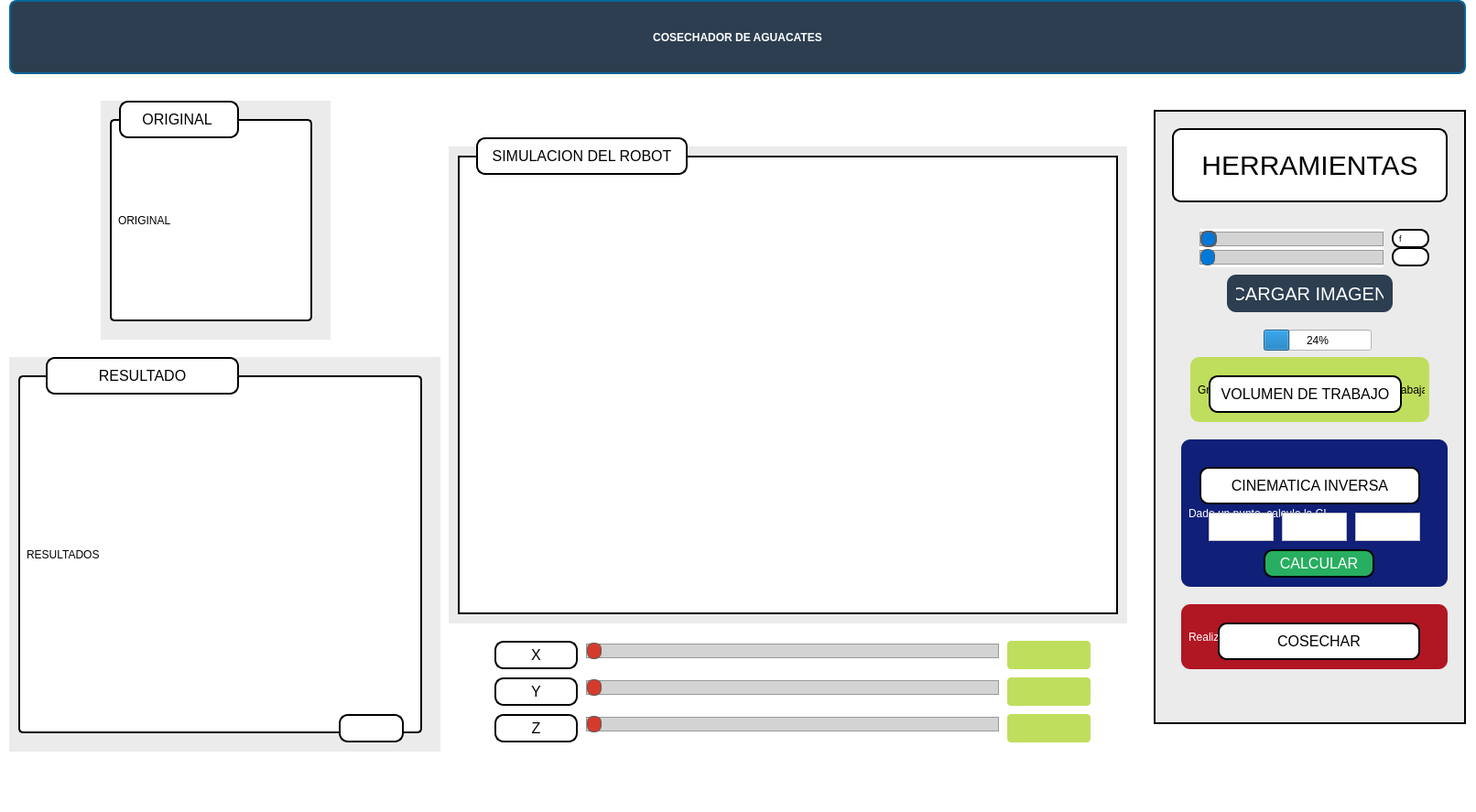
<?xml version="1.0" encoding="UTF-8"?>
<ui version="4.0">
 <class>MainWindow</class>
 <widget class="QMainWindow" name="MainWindow">
  <property name="geometry">
   <rect>
    <x>0</x>
    <y>0</y>
    <width>1612</width>
    <height>887</height>
   </rect>
  </property>
  <property name="windowTitle">
   <string>MainWindow</string>
  </property>
  <property name="styleSheet">
   <string notr="true">background-color: rgb(255, 255, 255);</string>
  </property>
  <widget class="QWidget" name="centralwidget">
   <widget class="QSlider" name="SLIDER_color_1">
    <property name="geometry">
     <rect>
      <x>1310</x>
      <y>250</y>
      <width>201</width>
      <height>22</height>
     </rect>
    </property>
    <property name="styleSheet">
     <string notr="true">QSlider::groove:horizontal {
    border: 1px solid #999999;
    height: 14px;
    background: #d3d3d3;
    margin: 2px 0;
}

QSlider::handle:horizontal {
    background: #0078d7;
    border: 2px solid #5c5c5c;
    width: 14px;
    margin: -2px 0;
    border-radius: 7px;
}</string>
    </property>
    <property name="orientation">
     <enum>Qt::Horizontal</enum>
    </property>
   </widget>
   <widget class="QSlider" name="SLIDER_color_2">
    <property name="geometry">
     <rect>
      <x>1310</x>
      <y>270</y>
      <width>201</width>
      <height>22</height>
     </rect>
    </property>
    <property name="styleSheet">
     <string notr="true">QSlider::groove:horizontal {
    border: 1px solid #999999;
    height: 14px;
    background: #d3d3d3;
    margin: 2px 0;
}

QSlider::handle:horizontal {
    background: #0078d7;
    border: 1px solid #5c5c5c;
    width: 14px;
    margin: -2px 0;
    border-radius: 7px;
}</string>
    </property>
    <property name="orientation">
     <enum>Qt::Horizontal</enum>
    </property>
   </widget>
   <widget class="QPushButton" name="CARGA">
    <property name="geometry">
     <rect>
      <x>1340</x>
      <y>300</y>
      <width>181</width>
      <height>41</height>
     </rect>
    </property>
    <property name="styleSheet">
     <string notr="true">QPushButton {
    background-color: #2c3e50; /* Color de fondo */
    color: white; /* Color del texto */
    font-size: 20px; /* Tamaño de letra */
    border-radius: 10px; /* Bordes redondeados */
    padding: 10px;
}

QPushButton:hover {
    background-color: #2980b9; /* Color al pasar el mouse */
}
</string>
    </property>
    <property name="text">
     <string>CARGAR IMAGEN</string>
    </property>
   </widget>
   <widget class="QLabel" name="ORIGINAL">
    <property name="geometry">
     <rect>
      <x>120</x>
      <y>130</y>
      <width>221</width>
      <height>221</height>
     </rect>
    </property>
    <property name="styleSheet">
     <string notr="true">QLabel {
    border: 2px solid black;
    border-radius: 5px;       /* opcional: bordes redondeados */
    background-color: white; /* opcional: color de fondo */
    padding: 4px;              /* opcional: espacio interno */
}
</string>
    </property>
    <property name="text">
     <string>ORIGINAL</string>
    </property>
    <property name="scaledContents">
     <bool>true</bool>
    </property>
   </widget>
   <widget class="QLabel" name="RESULTADOS">
    <property name="geometry">
     <rect>
      <x>20</x>
      <y>410</y>
      <width>441</width>
      <height>391</height>
     </rect>
    </property>
    <property name="styleSheet">
     <string notr="true">QLabel {
    border: 2px solid black;
    border-radius: 5px;       /* opcional: bordes redondeados */
    background-color: white; /* opcional: color de fondo */
    padding: 4px;              /* opcional: espacio interno */
}
</string>
    </property>
    <property name="text">
     <string>RESULTADOS</string>
    </property>
    <property name="scaledContents">
     <bool>true</bool>
    </property>
   </widget>
   <widget class="QLabel" name="LABEL1">
    <property name="geometry">
     <rect>
      <x>1520</x>
      <y>250</y>
      <width>41</width>
      <height>21</height>
     </rect>
    </property>
    <property name="styleSheet">
     <string notr="true">QLabel {
    border: 2px solid black;
    font-size: 9px; 
    border-radius: 10px;       /* opcional: bordes redondeados */
    background-color: rgb(255, 255, 255);
    padding: 4px;              /* opcional: espacio interno */
}
</string>
    </property>
    <property name="text">
     <string>f</string>
    </property>
   </widget>
   <widget class="QLabel" name="LABEL2">
    <property name="geometry">
     <rect>
      <x>1520</x>
      <y>270</y>
      <width>41</width>
      <height>21</height>
     </rect>
    </property>
    <property name="styleSheet">
     <string notr="true">QLabel {
    border: 2px solid black;
    font-size: 9px; 
    border-radius: 10px;       /* opcional: bordes redondeados */
    background-color: rgb(255, 255, 255);
    padding: 4px;              /* opcional: espacio interno */
}
</string>
    </property>
    <property name="text">
     <string/>
    </property>
   </widget>
   <widget class="QLabel" name="L_CONTADOR">
    <property name="geometry">
     <rect>
      <x>370</x>
      <y>780</y>
      <width>71</width>
      <height>31</height>
     </rect>
    </property>
    <property name="styleSheet">
     <string notr="true">QLabel {
    border: 2px solid black;
    font-size: 16px; 
    border-radius: 10px;       /* opcional: bordes redondeados */
    background-color: rgb(255, 255, 255);
    padding: 4px;              /* opcional: espacio interno */
}
</string>
    </property>
    <property name="text">
     <string/>
    </property>
   </widget>
   <widget class="QLabel" name="label">
    <property name="geometry">
     <rect>
      <x>10</x>
      <y>0</y>
      <width>1591</width>
      <height>81</height>
     </rect>
    </property>
    <property name="styleSheet">
     <string notr="true">QLabel {
	font: 87 36pt &quot;Segoe UI Black&quot;;
        color: rgb(255, 255, 255);
        
        font-weight: bold;            /* Negritas */
        background-color: #2c3e50; 
        padding: 10px;                /* Espaciado interno */
        border-radius: 8px;           /* Bordes redondeados */
        border: 2px solid #066699;    /* Línea dorada elegante */
    }</string>
    </property>
    <property name="frameShadow">
     <enum>QFrame::Plain</enum>
    </property>
    <property name="text">
     <string>COSECHADOR DE AGUACATES</string>
    </property>
    <property name="textFormat">
     <enum>Qt::AutoText</enum>
    </property>
    <property name="alignment">
     <set>Qt::AlignCenter</set>
    </property>
   </widget>
   <widget class="QLabel" name="label_2">
    <property name="geometry">
     <rect>
      <x>110</x>
      <y>110</y>
      <width>251</width>
      <height>261</height>
     </rect>
    </property>
    <property name="styleSheet">
     <string notr="true">background-color: rgb(235, 235, 235);</string>
    </property>
    <property name="text">
     <string/>
    </property>
   </widget>
   <widget class="QLabel" name="label_3">
    <property name="geometry">
     <rect>
      <x>130</x>
      <y>110</y>
      <width>131</width>
      <height>41</height>
     </rect>
    </property>
    <property name="styleSheet">
     <string notr="true">QLabel {
    border: 2px solid black;
    font-size: 16px; 
    border-radius: 10px;       /* opcional: bordes redondeados */
    background-color: rgb(255, 255, 255);
    padding: 4px;              /* opcional: espacio interno */
}

</string>
    </property>
    <property name="text">
     <string>ORIGINAL </string>
    </property>
    <property name="alignment">
     <set>Qt::AlignCenter</set>
    </property>
   </widget>
   <widget class="QLabel" name="label_6">
    <property name="geometry">
     <rect>
      <x>50</x>
      <y>390</y>
      <width>211</width>
      <height>41</height>
     </rect>
    </property>
    <property name="styleSheet">
     <string notr="true">QLabel {
    border: 2px solid black;
    font-size: 16px; 
    border-radius: 10px;       /* opcional: bordes redondeados */
    background-color: rgb(255, 255, 255);
    padding: 4px;              /* opcional: espacio interno */
}

</string>
    </property>
    <property name="text">
     <string>RESULTADO</string>
    </property>
    <property name="alignment">
     <set>Qt::AlignCenter</set>
    </property>
   </widget>
   <widget class="QLabel" name="VS_7">
    <property name="geometry">
     <rect>
      <x>1300</x>
      <y>390</y>
      <width>261</width>
      <height>71</height>
     </rect>
    </property>
    <property name="styleSheet">
     <string notr="true">QLabel {
    background-color: #c0de5d;
    color: black; /* Color del texto */

	font: 75 6pt &quot;Consolas&quot;;
    border-radius: 10px; /* Bordes redondeados */
    padding: 5px;
    /* Alineación del texto (opcional) */
    qproperty-alignment: Top;
}

QLabel:hover {
    background-color: #99a66d; /* Color al pasar el mouse */
}</string>
    </property>
    <property name="text">
     <string>Grafica el area en el que el robot puede trabajar</string>
    </property>
    <property name="textFormat">
     <enum>Qt::AutoText</enum>
    </property>
   </widget>
   <widget class="QLabel" name="label_7">
    <property name="geometry">
     <rect>
      <x>540</x>
      <y>740</y>
      <width>91</width>
      <height>31</height>
     </rect>
    </property>
    <property name="styleSheet">
     <string notr="true">QLabel {
    border: 2px solid black;
    font-size: 16px; 
    border-radius: 10px;       /* opcional: bordes redondeados */
    background-color: rgb(255, 255, 255);
    padding: 4px;              /* opcional: espacio interno */
}

</string>
    </property>
    <property name="text">
     <string>Y</string>
    </property>
    <property name="alignment">
     <set>Qt::AlignCenter</set>
    </property>
   </widget>
   <widget class="QLabel" name="VS_3">
    <property name="geometry">
     <rect>
      <x>1100</x>
      <y>780</y>
      <width>91</width>
      <height>31</height>
     </rect>
    </property>
    <property name="styleSheet">
     <string notr="true">QLabel {
    background-color: #c0de5d;
    color: white; /* Color del texto */
	font: 11pt &quot;Consolas&quot;;
    border-radius: 4px; /* Bordes redondeados */
    padding: 5px;
    /* Alineación del texto (opcional) */
    qproperty-alignment: AlignCenter;
}

QLabel:hover {
    background-color: #99a66d; /* Color al pasar el mouse */
}</string>
    </property>
    <property name="text">
     <string/>
    </property>
   </widget>
   <widget class="QLabel" name="label_5">
    <property name="geometry">
     <rect>
      <x>520</x>
      <y>150</y>
      <width>231</width>
      <height>41</height>
     </rect>
    </property>
    <property name="styleSheet">
     <string notr="true">QLabel {
    border: 2px solid black;
    font-size: 16px; 
    border-radius: 10px;       /* opcional: bordes redondeados */
    background-color: rgb(255, 255, 255);
    padding: 4px;              /* opcional: espacio interno */
}

</string>
    </property>
    <property name="text">
     <string>SIMULACION DEL ROBOT</string>
    </property>
    <property name="alignment">
     <set>Qt::AlignCenter</set>
    </property>
   </widget>
   <widget class="QSlider" name="SLIDER_1">
    <property name="geometry">
     <rect>
      <x>640</x>
      <y>700</y>
      <width>451</width>
      <height>22</height>
     </rect>
    </property>
    <property name="styleSheet">
     <string notr="true">QSlider::groove:horizontal {
    border: 1px solid #999999;
    height: 14px;
    background: #d3d3d3;
    margin: 2px 0;
}

QSlider::handle:horizontal {
    background: #d43b2d;
    border: 1px solid #5c5c5c;
    width: 14px;
    margin: -2px 0;
    border-radius: 7px;
}</string>
    </property>
    <property name="maximum">
     <number>90</number>
    </property>
    <property name="orientation">
     <enum>Qt::Horizontal</enum>
    </property>
   </widget>
   <widget class="QTextEdit" name="TE_X">
    <property name="geometry">
     <rect>
      <x>1320</x>
      <y>560</y>
      <width>71</width>
      <height>31</height>
     </rect>
    </property>
    <property name="styleSheet">
     <string notr="true">font: 8pt &quot;Consolas&quot;;</string>
    </property>
    <property name="html">
     <string>&lt;!DOCTYPE HTML PUBLIC &quot;-//W3C//DTD HTML 4.0//EN&quot; &quot;http://www.w3.org/TR/REC-html40/strict.dtd&quot;&gt;
&lt;html&gt;&lt;head&gt;&lt;meta name=&quot;qrichtext&quot; content=&quot;1&quot; /&gt;&lt;style type=&quot;text/css&quot;&gt;
p, li { white-space: pre-wrap; }
&lt;/style&gt;&lt;/head&gt;&lt;body style=&quot; font-family:'Consolas'; font-size:8pt; font-weight:400; font-style:normal;&quot;&gt;
&lt;p style=&quot;-qt-paragraph-type:empty; margin-top:0px; margin-bottom:0px; margin-left:0px; margin-right:0px; -qt-block-indent:0; text-indent:0px;&quot;&gt;&lt;br /&gt;&lt;/p&gt;&lt;/body&gt;&lt;/html&gt;</string>
    </property>
   </widget>
   <widget class="QLabel" name="VS_2">
    <property name="geometry">
     <rect>
      <x>1100</x>
      <y>740</y>
      <width>91</width>
      <height>31</height>
     </rect>
    </property>
    <property name="styleSheet">
     <string notr="true">QLabel {
    background-color: #c0de5d;
    color: white; /* Color del texto */
	font: 11pt &quot;Consolas&quot;;
    border-radius: 4px; /* Bordes redondeados */
    padding: 5px;
    /* Alineación del texto (opcional) */
    qproperty-alignment: AlignCenter;
}

QLabel:hover {
    background-color: #99a66d; /* Color al pasar el mouse */
}</string>
    </property>
    <property name="text">
     <string/>
    </property>
   </widget>
   <widget class="QLabel" name="label_9">
    <property name="geometry">
     <rect>
      <x>540</x>
      <y>780</y>
      <width>91</width>
      <height>31</height>
     </rect>
    </property>
    <property name="styleSheet">
     <string notr="true">QLabel {
    border: 2px solid black;
    font-size: 16px; 
    border-radius: 10px;       /* opcional: bordes redondeados */
    background-color: rgb(255, 255, 255);
    padding: 4px;              /* opcional: espacio interno */
}

</string>
    </property>
    <property name="text">
     <string>Z</string>
    </property>
    <property name="alignment">
     <set>Qt::AlignCenter</set>
    </property>
   </widget>
   <widget class="QSlider" name="SLIDER_3">
    <property name="geometry">
     <rect>
      <x>640</x>
      <y>780</y>
      <width>451</width>
      <height>22</height>
     </rect>
    </property>
    <property name="styleSheet">
     <string notr="true">QSlider::groove:horizontal {
    border: 1px solid #999999;
    height: 14px;
    background: #d3d3d3;
    margin: 2px 0;
}

QSlider::handle:horizontal {
    background: #d43b2d;
    border: 1px solid #5c5c5c;
    width: 14px;
    margin: -2px 0;
    border-radius: 7px;
}</string>
    </property>
    <property name="orientation">
     <enum>Qt::Horizontal</enum>
    </property>
   </widget>
   <widget class="QLabel" name="label_10">
    <property name="geometry">
     <rect>
      <x>1310</x>
      <y>510</y>
      <width>241</width>
      <height>41</height>
     </rect>
    </property>
    <property name="styleSheet">
     <string notr="true">QLabel {
    border: 2px solid black;
    font-size: 16px; 
    border-radius: 10px;       /* opcional: bordes redondeados */
    background-color: rgb(255, 255, 255);
    padding: 4px;              /* opcional: espacio interno */
}

</string>
    </property>
    <property name="text">
     <string>CINEMATICA INVERSA</string>
    </property>
    <property name="alignment">
     <set>Qt::AlignCenter</set>
    </property>
   </widget>
   <widget class="QTextEdit" name="TE_Z">
    <property name="geometry">
     <rect>
      <x>1480</x>
      <y>560</y>
      <width>71</width>
      <height>31</height>
     </rect>
    </property>
   </widget>
   <widget class="QWidget" name="PANTALLA" native="true">
    <property name="geometry">
     <rect>
      <x>500</x>
      <y>170</y>
      <width>721</width>
      <height>501</height>
     </rect>
    </property>
    <property name="styleSheet">
     <string notr="true">border-color: rgb(0, 0, 0);
border: 2px solid black;</string>
    </property>
   </widget>
   <widget class="QTextEdit" name="TE_Y">
    <property name="geometry">
     <rect>
      <x>1400</x>
      <y>560</y>
      <width>71</width>
      <height>31</height>
     </rect>
    </property>
   </widget>
   <widget class="QPushButton" name="CALCULAR">
    <property name="geometry">
     <rect>
      <x>1380</x>
      <y>600</y>
      <width>121</width>
      <height>31</height>
     </rect>
    </property>
    <property name="styleSheet">
     <string notr="true">QPushButton {
    border: 2px solid black;
    font-size: 16px; 
	
	color: white;
    border-radius: 10px;       /* opcional: bordes redondeados */
    background-color: #27ae60;
    padding: 4px;              /* opcional: espacio interno */
}

QPushButton:hover {
    background-color: #f7db15; /* Color al pasar el mouse */
}
</string>
    </property>
    <property name="text">
     <string>CALCULAR</string>
    </property>
   </widget>
   <widget class="QLabel" name="VS_1">
    <property name="geometry">
     <rect>
      <x>1100</x>
      <y>700</y>
      <width>91</width>
      <height>31</height>
     </rect>
    </property>
    <property name="styleSheet">
     <string notr="true">QLabel {
    background-color: #c0de5d;
    color: white; /* Color del texto */
	font: 11pt &quot;Consolas&quot;;
    border-radius: 4px; /* Bordes redondeados */
    padding: 5px;
    /* Alineación del texto (opcional) */
    qproperty-alignment: AlignCenter;
}

QLabel:hover {
    background-color: #99a66d; /* Color al pasar el mouse */
}</string>
    </property>
    <property name="text">
     <string/>
    </property>
   </widget>
   <widget class="QPushButton" name="VER_VOLUMEN">
    <property name="geometry">
     <rect>
      <x>1320</x>
      <y>410</y>
      <width>211</width>
      <height>41</height>
     </rect>
    </property>
    <property name="styleSheet">
     <string notr="true">QPushButton {
    border: 2px solid black;
    font-size: 16px; 
    border-radius: 10px;       /* opcional: bordes redondeados */
    background-color: rgb(255, 255, 255);
    padding: 4px;              /* opcional: espacio interno */
}

QPushButton:hover {
    background-color: #f7db15; /* Color al pasar el mouse */
}
</string>
    </property>
    <property name="text">
     <string>VOLUMEN DE TRABAJO</string>
    </property>
   </widget>
   <widget class="QLabel" name="label_12">
    <property name="geometry">
     <rect>
      <x>540</x>
      <y>700</y>
      <width>91</width>
      <height>31</height>
     </rect>
    </property>
    <property name="styleSheet">
     <string notr="true">QLabel {
    border: 2px solid black;
    font-size: 16px; 
    border-radius: 10px;       /* opcional: bordes redondeados */
    background-color: rgb(255, 255, 255);
    padding: 4px;              /* opcional: espacio interno */
}

</string>
    </property>
    <property name="text">
     <string>X</string>
    </property>
    <property name="alignment">
     <set>Qt::AlignCenter</set>
    </property>
   </widget>
   <widget class="QSlider" name="SLIDER_2">
    <property name="geometry">
     <rect>
      <x>640</x>
      <y>740</y>
      <width>451</width>
      <height>22</height>
     </rect>
    </property>
    <property name="styleSheet">
     <string notr="true">QSlider::groove:horizontal {
    border: 1px solid #999999;
    height: 14px;
    background: #d3d3d3;
    margin: 2px 0;
}

QSlider::handle:horizontal {
    background: #d43b2d;
    border: 1px solid #5c5c5c;
    width: 14px;
    margin: -2px 0;
    border-radius: 7px;
}</string>
    </property>
    <property name="orientation">
     <enum>Qt::Horizontal</enum>
    </property>
   </widget>
   <widget class="QLabel" name="label_11">
    <property name="geometry">
     <rect>
      <x>490</x>
      <y>160</y>
      <width>741</width>
      <height>521</height>
     </rect>
    </property>
    <property name="styleSheet">
     <string notr="true">background-color: rgb(235, 235, 235);</string>
    </property>
    <property name="text">
     <string/>
    </property>
   </widget>
   <widget class="QPushButton" name="GUARDAR">
    <property name="geometry">
     <rect>
      <x>1330</x>
      <y>680</y>
      <width>221</width>
      <height>41</height>
     </rect>
    </property>
    <property name="styleSheet">
     <string notr="true">QPushButton {
    border: 2px solid black;
    font-size: 16px; 
    border-radius: 10px;       /* opcional: bordes redondeados */
    background-color: rgb(255, 255, 255);
    padding: 4px;              /* opcional: espacio interno */
}

QPushButton:hover {
    background-color: #f7db15; /* Color al pasar el mouse */
}
</string>
    </property>
    <property name="text">
     <string>GUARDAR COORDENADAS</string>
    </property>
   </widget>
   <widget class="QLabel" name="VS_8">
    <property name="geometry">
     <rect>
      <x>1290</x>
      <y>660</y>
      <width>291</width>
      <height>71</height>
     </rect>
    </property>
    <property name="styleSheet">
     <string notr="true">QLabel {
    background-color: #b11623;
    color: white; /* Color del texto */

	font: 75 6pt &quot;Consolas&quot;;
    border-radius: 10px; /* Bordes redondeados */
    padding: 5px;
    /* Alineación del texto (opcional) */
    qproperty-alignment: Top;
}

QLabel:hover {
    background-color: #9f111b; /* Color al pasar el mouse */
}</string>
    </property>
    <property name="text">
     <string>Realiza la cosecha</string>
    </property>
    <property name="textFormat">
     <enum>Qt::AutoText</enum>
    </property>
   </widget>
   <widget class="QPushButton" name="COSECHAR">
    <property name="geometry">
     <rect>
      <x>1330</x>
      <y>680</y>
      <width>221</width>
      <height>41</height>
     </rect>
    </property>
    <property name="styleSheet">
     <string notr="true">QPushButton {
    border: 2px solid black;
    font-size: 16px; 
    border-radius: 10px;       /* opcional: bordes redondeados */
    background-color: rgb(255, 255, 255);
    padding: 4px;              /* opcional: espacio interno */
}

QPushButton:hover {
    background-color: #f7db15; /* Color al pasar el mouse */
}
</string>
    </property>
    <property name="text">
     <string>COSECHAR</string>
    </property>
   </widget>
   <widget class="QLabel" name="label_8">
    <property name="geometry">
     <rect>
      <x>10</x>
      <y>390</y>
      <width>471</width>
      <height>431</height>
     </rect>
    </property>
    <property name="styleSheet">
     <string notr="true">background-color: rgb(235, 235, 235);</string>
    </property>
    <property name="text">
     <string/>
    </property>
   </widget>
   <widget class="QLabel" name="label_13">
    <property name="geometry">
     <rect>
      <x>1260</x>
      <y>120</y>
      <width>341</width>
      <height>671</height>
     </rect>
    </property>
    <property name="styleSheet">
     <string notr="true">background-color: rgb(235, 235, 235);
border: 2px solid black;</string>
    </property>
    <property name="text">
     <string/>
    </property>
   </widget>
   <widget class="QLabel" name="label_14">
    <property name="geometry">
     <rect>
      <x>1280</x>
      <y>140</y>
      <width>301</width>
      <height>81</height>
     </rect>
    </property>
    <property name="styleSheet">
     <string notr="true">QLabel {
    border: 2px solid black;
    font-size: 30px; 
    border-radius: 10px;       /* opcional: bordes redondeados */
    background-color: rgb(255, 255, 255);
    padding: 4px;              /* opcional: espacio interno */
}

</string>
    </property>
    <property name="text">
     <string>HERRAMIENTAS</string>
    </property>
    <property name="alignment">
     <set>Qt::AlignCenter</set>
    </property>
   </widget>
   <widget class="QLabel" name="VS_9">
    <property name="geometry">
     <rect>
      <x>1290</x>
      <y>480</y>
      <width>291</width>
      <height>161</height>
     </rect>
    </property>
    <property name="styleSheet">
     <string notr="true">QLabel {
    background-color: #101f78;
    color: white; /* Color del texto */

	font: 75 6pt &quot;Consolas&quot;;
    border-radius: 10px; /* Bordes redondeados */
    padding: 5px;
    /* Alineación del texto (opcional) */
    qproperty-alignment: Top;
}

QLabel:hover {
    background-color: #010937; /* Color al pasar el mouse */
}</string>
    </property>
    <property name="text">
     <string>Dado un punto, calcula la CI</string>
    </property>
    <property name="textFormat">
     <enum>Qt::AutoText</enum>
    </property>
   </widget>
   <widget class="QProgressBar" name="PROCESO">
    <property name="geometry">
     <rect>
      <x>1380</x>
      <y>360</y>
      <width>118</width>
      <height>23</height>
     </rect>
    </property>
    <property name="value">
     <number>24</number>
    </property>
   </widget>
   <zorder>GUARDAR</zorder>
   <zorder>label_13</zorder>
   <zorder>VS_9</zorder>
   <zorder>label_8</zorder>
   <zorder>label_11</zorder>
   <zorder>label_2</zorder>
   <zorder>SLIDER_color_1</zorder>
   <zorder>SLIDER_color_2</zorder>
   <zorder>CARGA</zorder>
   <zorder>ORIGINAL</zorder>
   <zorder>RESULTADOS</zorder>
   <zorder>LABEL1</zorder>
   <zorder>LABEL2</zorder>
   <zorder>L_CONTADOR</zorder>
   <zorder>label</zorder>
   <zorder>label_3</zorder>
   <zorder>label_6</zorder>
   <zorder>VS_7</zorder>
   <zorder>label_7</zorder>
   <zorder>VS_3</zorder>
   <zorder>SLIDER_1</zorder>
   <zorder>TE_X</zorder>
   <zorder>VS_2</zorder>
   <zorder>label_9</zorder>
   <zorder>SLIDER_3</zorder>
   <zorder>label_10</zorder>
   <zorder>TE_Z</zorder>
   <zorder>PANTALLA</zorder>
   <zorder>TE_Y</zorder>
   <zorder>CALCULAR</zorder>
   <zorder>VS_1</zorder>
   <zorder>VER_VOLUMEN</zorder>
   <zorder>label_12</zorder>
   <zorder>SLIDER_2</zorder>
   <zorder>label_5</zorder>
   <zorder>VS_8</zorder>
   <zorder>COSECHAR</zorder>
   <zorder>label_14</zorder>
   <zorder>PROCESO</zorder>
  </widget>
  <widget class="QMenuBar" name="menubar">
   <property name="geometry">
    <rect>
     <x>0</x>
     <y>0</y>
     <width>1612</width>
     <height>26</height>
    </rect>
   </property>
  </widget>
  <widget class="QStatusBar" name="statusbar"/>
 </widget>
 <resources/>
 <connections/>
</ui>
